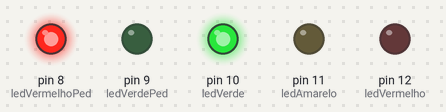
Bench run of a sketch on a simulated Arduino Uno, built with avr-gcc and run on an emulated ATmega328P. On the bench: output pins drawn as LEDs (lit = HIGH).

Above: at 0.1 s.
At 4.1 s:
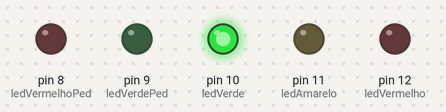
At 9.1 s:
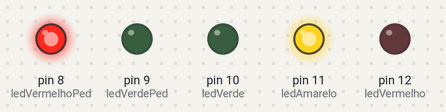
At 14.6 s:
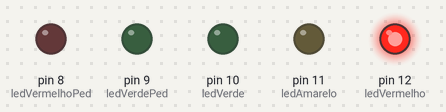
At 19.6 s:
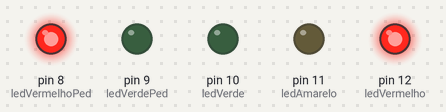
At 31.1 s:
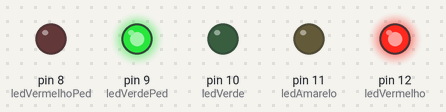
Timing chart, 0 to 40.0 s (numbered marks = the images above):
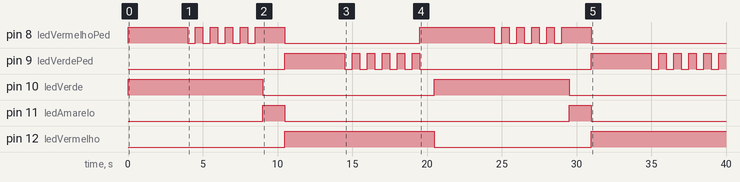

The sketch:

traffic_light.ino
```cpp
// Define the LED pins for the car traffic light
const int ledVermelho = 12; // Red LED for cars (stop)
const int ledAmarelo = 11;  // Yellow LED for cars (caution)
const int ledVerde = 10;    // Green LED for cars (go)

// Define the LED pins for the pedestrian traffic light
const int ledVermelhoPed = 8;  // Red LED for pedestrians (do not cross)
const int ledVerdePed = 9;     // Green LED for pedestrians (safe to cross)

void setup() {
  // Set the car traffic light LED pins as output
  pinMode(ledVermelho, OUTPUT);
  pinMode(ledAmarelo, OUTPUT);
  pinMode(ledVerde, OUTPUT);

  // Set the pedestrian traffic light LED pins as output
  pinMode(ledVermelhoPed, OUTPUT);
  pinMode(ledVerdePed, OUTPUT);
}

void loop() {
  // Phase 1: Green light for cars, red for pedestrians
  digitalWrite(ledVerde, HIGH);           // Turn on car green LED (cars can go)
  digitalWrite(ledAmarelo, LOW);          // Turn off car yellow LED
  digitalWrite(ledVermelho, LOW);         // Turn off car red LED

  digitalWrite(ledVermelhoPed, HIGH);     // Turn on pedestrian red LED (do not cross)
  digitalWrite(ledVerdePed, LOW);         // Turn off pedestrian green LED

  delay(4000); // Keep this condition for 4 seconds

  // Phase 2: Car green about to change, blink pedestrian red
  for (int i = 0; i < 5; i++) {            // Blink pedestrian red LED 5 times
    digitalWrite(ledVermelhoPed, LOW);    // Turn off pedestrian red LED (blink)
    delay(500);
    digitalWrite(ledVermelhoPed, HIGH);   // Turn on pedestrian red LED
    delay(500);
  }

  // Phase 3: Yellow light for cars, red for pedestrians
  digitalWrite(ledVerde, LOW);            // Turn off car green LED
  digitalWrite(ledAmarelo, HIGH);         // Turn on car yellow LED (caution)
  digitalWrite(ledVermelho, LOW);         // Turn off car red LED

  digitalWrite(ledVermelhoPed, HIGH);     // Keep pedestrian red LED on (do not cross)
  digitalWrite(ledVerdePed, LOW);         // Ensure pedestrian green LED is off

  delay(1500); // Keep this condition for 1.5 seconds

  // Phase 4: Red light for cars, green for pedestrians
  digitalWrite(ledVerde, LOW);            // Turn off car green LED
  digitalWrite(ledAmarelo, LOW);          // Turn off car yellow LED
  digitalWrite(ledVermelho, HIGH);        // Turn on car red LED (cars must stop)

  digitalWrite(ledVermelhoPed, LOW);      // Turn off pedestrian red LED
  digitalWrite(ledVerdePed, HIGH);        // Turn on pedestrian green LED (safe to cross)

  delay(4000); // Keep this condition for 4 seconds

  // Phase 5: Pedestrian green ending, blink pedestrian green LED
  for (int i = 0; i < 5; i++) {            // Blink pedestrian green LED 5 times
    digitalWrite(ledVerdePed, LOW);       // Turn off pedestrian green LED (blink)
    delay(500);
    digitalWrite(ledVerdePed, HIGH);      // Turn on pedestrian green LED
    delay(500);
  }

  // Phase 6: Red for both (final pause)
  digitalWrite(ledVermelhoPed, HIGH);     // Turn on pedestrian red LED (do not cross)
  digitalWrite(ledVerdePed, LOW);         // Turn off pedestrian green LED

  digitalWrite(ledVerde, LOW);            // Ensure car green LED is off
  digitalWrite(ledAmarelo, LOW);          // Ensure car yellow LED is off
  digitalWrite(ledVermelho, HIGH);        // Keep car red LED on (cars must stop)

  delay(1000); // Short pause before next cycle
}
```

Measured:
- by itself, pin 8 (ledVermelhoPed): LOW → HIGH at 0.00 s, → LOW 4.0 s later, → HIGH 0.50 s later, → LOW 0.50 s later, … (24 changes in this stretch)
- by itself, pin 10 (ledVerde): alternates HIGH for 9.0 s and LOW for 11.5 s
- by itself, pin 11 (ledAmarelo): alternates HIGH for 1.5 s and LOW for 19.0 s
- by itself, pin 12 (ledVermelho): LOW → HIGH at 10.5 s, → LOW 10.0 s later, → HIGH 10.5 s later
- by itself, pin 9 (ledVerdePed): goes HIGH 4.0 s, 5 × (LOW 0.50 s, HIGH 0.50 s), LOW 11.5 s, HIGH 4.0 s, 4 × (LOW 0.50 s, HIGH 0.50 s), LOW 0.50 s, then HIGH
